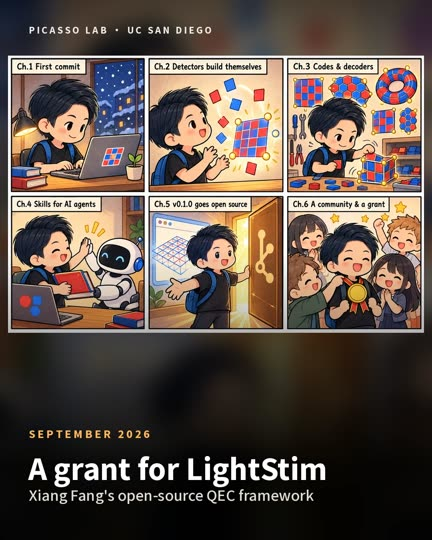
#> input picture social/x/versions/v1_photo_reel.jpg, 432 x 540 px
$ python diff.py ../../../../../social/x/versions/v1_photo_reel.jpg ../../../../../social/x/versions/v2_isca_comic.jpg out.png
#> lines starting #> are read from the running program, lines starting #| are printed output that depends on the picture
import sys
from PIL import Image, ImageChops
import numpy as np
a = np.asarray(Image.open(sys.argv[1]).convert('RGB')).astype(int)
b = np.asarray(Image.open(sys.argv[2]).convert('RGB')).astype(int)
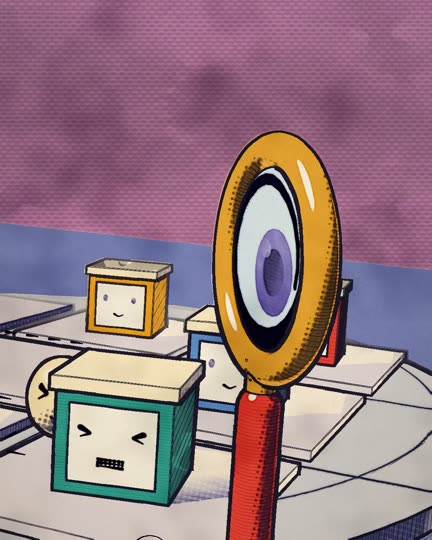
#> input picture social/x/versions/v2_isca_comic.jpg, 432 x 540 px
d = np.abs(a - b).max(axis=2)
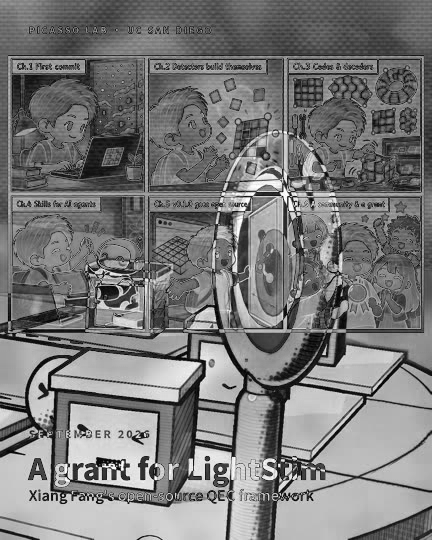
#> d: shape (540, 432) int64; min 0, max 255, mean 121.9
print('mean %.2f  p99 %d  max %d  px>24: %d  px>48: %d' % (d.mean(), np.percentile(d, 99), d.max(), (d > 24).sum(), (d > 48).sum()))
#| mean 121.89  p99 226  max 255  px>24: 225658  px>48: 209579
if len(sys.argv) > 3:
    Image.fromarray(np.clip(d * 4, 0, 255).astype('uint8')).save(sys.argv[3])
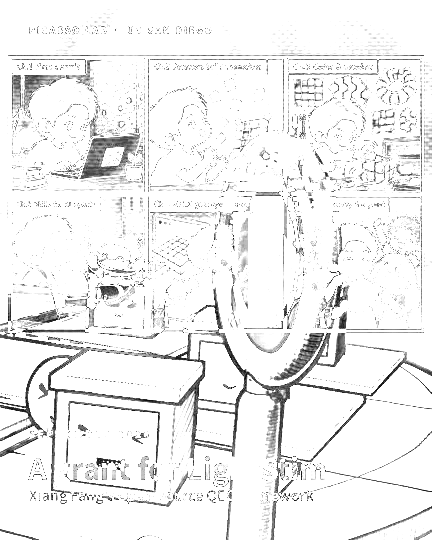
#> saved as out.png: PIL image 432x540 L; min 0, max 255, mean 239.8
